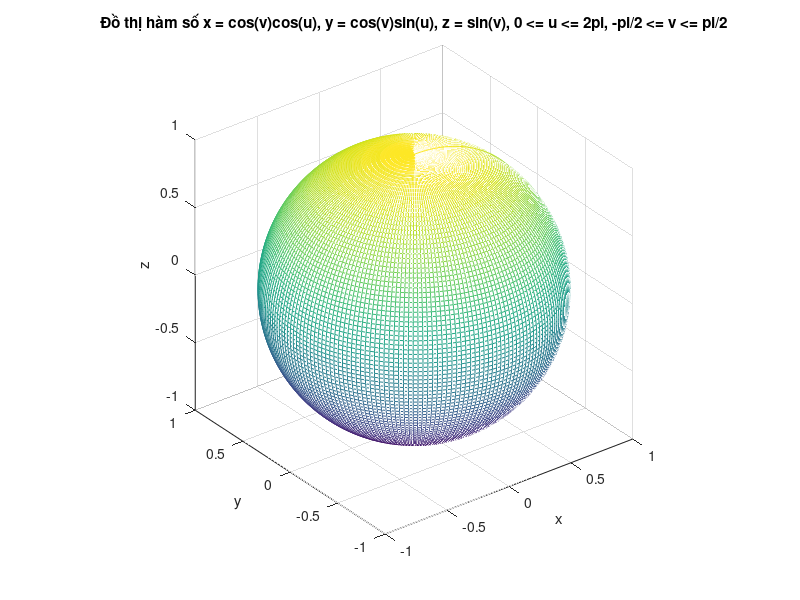

This figure's MATLAB source:
u = 0: pi/100 : 2*pi;
v = -pi/2 : pi/100 : pi/2;
[U, V] = meshgrid(u, v);

x = cos(V) .* cos(U);
y = cos(V) .* sin(U);
z = sin(V);

figure('Name', 'Bài tập 5', 'NumberTitle', 'off')
mesh(x, y, z);
xlabel('x');
ylabel('y');
zlabel('z');
axis square;
title('Đồ thị hàm số x = cos(v)cos(u), y = cos(v)sin(u), z = sin(v), 0 <= u <= 2pi, -pi/2 <= v <= pi/2');